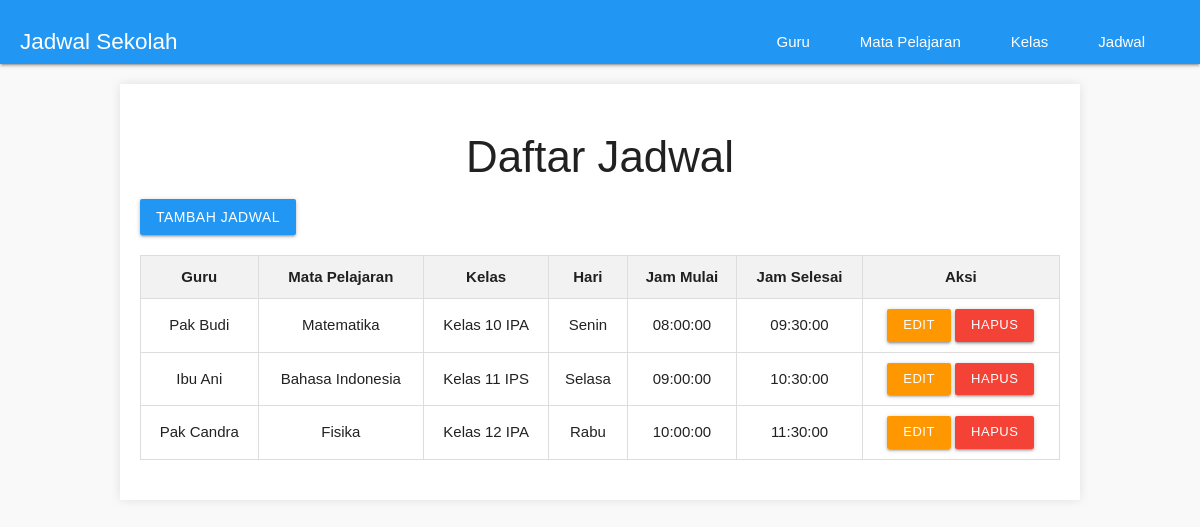
The page /public/jadwal on the database its author committed.
### tables this page shows
CREATE TABLE IF NOT EXISTS jadwal (
    id_jadwal INT AUTO_INCREMENT PRIMARY KEY,
    id_guru INT NOT NULL,
    id_mapel INT NOT NULL,
    id_kelas INT NOT NULL,
    hari ENUM('Senin', 'Selasa', 'Rabu', 'Kamis', 'Jumat') NOT NULL,
    jam_mulai TIME NOT NULL,
    jam_selesai TIME NOT NULL,
    FOREIGN KEY (id_guru) REFERENCES guru(id_guru) ON DELETE CASCADE,
    FOREIGN KEY (id_mapel) REFERENCES mapel(id_mapel) ON DELETE CASCADE,
    FOREIGN KEY (id_kelas) REFERENCES kelas(id_kelas) ON DELETE CASCADE
);

CREATE TABLE IF NOT EXISTS guru (
    id_guru INT AUTO_INCREMENT PRIMARY KEY,
    nama_guru VARCHAR(100) NOT NULL
);

CREATE TABLE IF NOT EXISTS mapel (
    id_mapel INT AUTO_INCREMENT PRIMARY KEY,
    nama_mapel VARCHAR(100) NOT NULL
);

CREATE TABLE IF NOT EXISTS kelas (
    id_kelas INT AUTO_INCREMENT PRIMARY KEY,
    nama_kelas VARCHAR(100) NOT NULL
);

### app/controllers/JadwalController.php (called while the page is built, shortened)
<?php
include_once '../app/models/JadwalModel.php';
class JadwalController {
    private $model;
    public function __construct($db) {
        $this->model = new JadwalModel($db);
    }
    public function index() {
        $result = $this->model->getAll();
        include '../app/views/jadwal/index.php';
    }
}
?>

### app/models/JadwalModel.php (called while the page is built, shortened)
<?php
class JadwalModel {
    private $conn;
    private $table = 'jadwal';
    public function __construct($db) {
        $this->conn = $db;
    }
    public function getAll() {
        $query = "SELECT j.*, g.nama_guru, m.nama_mapel, k.nama_kelas FROM " . $this->table . " j
                  JOIN guru g ON j.id_guru = g.id_guru
                  JOIN mapel m ON j.id_mapel = m.id_mapel
                  JOIN kelas k ON j.id_kelas = k.id_kelas";
        $stmt = $this->conn->prepare($query);
        $stmt->execute();
        return $stmt;
    }
}
?>

### app/views/jadwal/index.php (the view)
<?php include '../app/templates/header.php'; ?>
<h3 class="center-align">Daftar Jadwal</h3>
<div class="row">
    <a href="<?php echo BASE_URL; ?>jadwal/tambah" class="btn waves-effect waves-light blue">Tambah Jadwal</a>
</div>
<table class="highlight centered">
    <thead>
        <tr>
            <th>Guru</th>
            <th>Mata Pelajaran</th>
            <th>Kelas</th>
            <th>Hari</th>
            <th>Jam Mulai</th>
            <th>Jam Selesai</th>
            <th>Aksi</th>
        </tr>
    </thead>
    <tbody>
        <?php while ($row = $result->fetch(PDO::FETCH_ASSOC)): ?>
            <tr>
                <td><?php echo $row['nama_guru']; ?></td>
                <td><?php echo $row['nama_mapel']; ?></td>
                <td><?php echo $row['nama_kelas']; ?></td>
                <td><?php echo $row['hari']; ?></td>
                <td><?php echo $row['jam_mulai']; ?></td>
                <td><?php echo $row['jam_selesai']; ?></td>
                <td>
                    <a href="<?php echo BASE_URL; ?>jadwal/edit/<?php echo $row['id_jadwal']; ?>" class="btn-small orange">Edit</a>
                    <a href="<?php echo BASE_URL; ?>jadwal/hapus/<?php echo $row['id_jadwal']; ?>" class="btn-small red" onclick="return confirm('Yakin ingin menghapus?')">Hapus</a>
                </td>
            </tr>
        <?php endwhile; ?>
    </tbody>
</table>
<?php include '../app/templates/footer.php'; ?>

### public/index.php (shortened to what this page needs)
<?php
include_once '../app/controllers/KelasController.php';
include_once '../app/controllers/JadwalController.php';
$database = new Database();
$db = $database->getConnection();
$url = parse_url($_SERVER['REQUEST_URI'], PHP_URL_PATH);
if ($url === '/sekolah_oop_mvc/public/' || $url === '/sekolah_oop_mvc/public') {
    $controller = new HomeController();
    $controller->index();
}
elseif ($url === '/sekolah_oop_mvc/public/guru') {
    $controller = new GuruController($db);
    $controller->index();
} elseif ($url === '/sekolah_oop_mvc/public/guru/tambah') {
    $controller = new GuruController($db);
    $controller->create();
} elseif (preg_match('/\/sekolah_oop_mvc\/public\/guru\/edit\/(\d+)/', $url, $matches)) {
    $controller = new GuruController($db);
    $controller->edit($matches[1]);
} elseif (preg_match('/\/sekolah_oop_mvc\/public\/guru\/hapus\/(\d+)/', $url, $matches)) {
    $controller = new GuruController($db);
    $controller->delete($matches[1]);
}
elseif ($url === '/sekolah_oop_mvc/public/mapel') {
    $controller = new MapelController($db);
    $controller->index();
} elseif ($url === '/sekolah_oop_mvc/public/mapel/tambah') {
    $controller = new MapelController($db);
    $controller->create();
} elseif (preg_match('/\/sekolah_oop_mvc\/public\/mapel\/edit\/(\d+)/', $url, $matches)) {
    $controller = new MapelController($db);
    $controller->edit($matches[1]);
} elseif (preg_match('/\/sekolah_oop_mvc\/public\/mapel\/hapus\/(\d+)/', $url, $matches)) {
    $controller = new MapelController($db);
    $controller->delete($matches[1]);
}
elseif ($url === '/sekolah_oop_mvc/public/kelas') {
    $controller = new KelasController($db);
    $controller->index();
} elseif ($url === '/sekolah_oop_mvc/public/kelas/tambah') {
    $controller = new KelasController($db);
    $controller->create();
} elseif (preg_match('/\/sekolah_oop_mvc\/public\/kelas\/edit\/(\d+)/', $url, $matches)) {
    $controller = new KelasController($db);
    $controller->edit($matches[1]);
} elseif (preg_match('/\/sekolah_oop_mvc\/public\/kelas\/hapus\/(\d+)/', $url, $matches)) {
    $controller = new KelasController($db);
    $controller->delete($matches[1]);
}
elseif ($url === '/sekolah_oop_mvc/public/jadwal') {
    $controller = new JadwalController($db);
    $controller->index();
} elseif ($url === '/sekolah_oop_mvc/public/jadwal/tambah') {
    $controller = new JadwalController($db);
    $controller->create();
} elseif (preg_match('/\/sekolah_oop_mvc\/public\/jadwal\/edit\/(\d+)/', $url, $matches)) {
    $controller = new JadwalController($db);
    $controller->edit($matches[1]);
} elseif (preg_match('/\/sekolah_oop_mvc\/public\/jadwal\/hapus\/(\d+)/', $url, $matches)) {
    $controller = new JadwalController($db);
    $controller->delete($matches[1]);
}
else {
    echo "404 - Page Not Found";
}
?>

### app/templates/header.php (shortened to what this page needs)
<!DOCTYPE html>
<html lang="en">
<head>
    <link href="https://cdnjs.cloudflare.com/ajax/libs/materialize/1.0.0/css/materialize.min.css" rel="stylesheet">
    <link rel="stylesheet" href="<?php echo BASE_URL; ?>assets/css/styles.css">
</head>
<body>
    <?php include 'navbar.php'; ?>
    <div class="container">

### app/templates/navbar.php
<nav class="blue">
    <div class="nav-wrapper">
        <a href="<?php echo BASE_URL; ?>" class="brand-logo">Jadwal Sekolah</a>
        <ul id="nav-mobile" class="right hide-on-med-and-down">
            <li><a href="<?php echo BASE_URL; ?>guru">Guru</a></li>
            <li><a href="<?php echo BASE_URL; ?>mapel">Mata Pelajaran</a></li>
            <li><a href="<?php echo BASE_URL; ?>kelas">Kelas</a></li>
            <li><a href="<?php echo BASE_URL; ?>jadwal">Jadwal</a></li>
        </ul>
    </div>
</nav>

### app/templates/footer.php (shortened to what this page needs)
</div>
</body>
</html>

### public/assets/css/styles.css (style rules this page uses)
body { font-family: Arial, sans-serif; background-color: #f9f9f9; margin: 0; padding: 0; }
.container { width: 80%; margin: 20px auto; background-color: #fff; padding: 20px; box-shadow: 0 0 10px rgba(0, 0, 0, 0.1); }
table { width: 100%; border-collapse: collapse; margin-bottom: 20px; }
table, th, td { border: 1px solid #ddd; }
th, td { padding: 10px; text-align: left; }
th { background-color: #f2f2f2; }
a { text-decoration: none; color: #007bff; }
nav { background-color: #007bff; color: #fff; padding: 10px 20px; }
nav .brand-logo { color: #fff; font-size: 1.5em; }
nav ul { list-style-type: none; }
nav ul li { display: inline; margin-right: 20px; }
nav ul li a { color: #fff; }

### rows shown on the page
jadwal: id_guru.nama_guru "Pak Budi", id_mapel.nama_mapel "Matematika", id_kelas.nama_kelas "Kelas 10 IPA", hari "Senin", jam_mulai "08:00:00", jam_selesai "09:30:00"
jadwal: id_guru.nama_guru "Ibu Ani", id_mapel.nama_mapel "Bahasa Indonesia", id_kelas.nama_kelas "Kelas 11 IPS", hari "Selasa", jam_mulai "09:00:00", jam_selesai "10:30:00"
jadwal: id_guru.nama_guru "Pak Candra", id_mapel.nama_mapel "Fisika", id_kelas.nama_kelas "Kelas 12 IPA", hari "Rabu", jam_mulai "10:00:00", jam_selesai "11:30:00"
